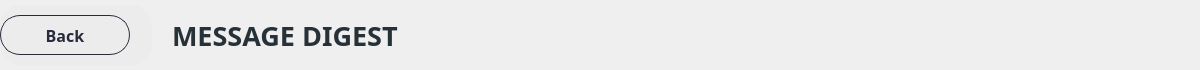
            <widget class="QWidget" name="widget_44" native="true">
             <property name="minimumSize">
              <size>
               <width>1200</width>
               <height>70</height>
              </size>
             </property>
             <property name="maximumSize">
              <size>
               <width>16777215</width>
               <height>70</height>
              </size>
             </property>
             <property name="styleSheet">
              <string notr="true"/>
             </property>
             <widget class="QWidget" name="widget_111" native="true">
              <property name="geometry">
               <rect>
                <x>0</x>
                <y>5</y>
                <width>152</width>
                <height>60</height>
               </rect>
              </property>
              <property name="minimumSize">
               <size>
                <width>0</width>
                <height>60</height>
               </size>
              </property>
              <property name="maximumSize">
               <size>
                <width>16777215</width>
                <height>60</height>
               </size>
              </property>
              <property name="styleSheet">
               <string notr="true">color:rgb(65,155,249);
background-color: rgb(237, 236, 237);
border-radius: 20px;</string>
              </property>
              <layout class="QHBoxLayout" name="horizontalLayout_51">
               <item alignment="Qt::AlignLeft">
                <widget class="QPushButton" name="btn_backMSDigest">
                 <property name="minimumSize">
                  <size>
                   <width>130</width>
                   <height>40</height>
                  </size>
                 </property>
                 <property name="maximumSize">
                  <size>
                   <width>130</width>
                   <height>40</height>
                  </size>
                 </property>
                 <property name="font">
                  <font>
                   <family>Bahnschrift SemiBold</family>
                   <pointsize>12</pointsize>
                   <weight>75</weight>
                   <bold>true</bold>
                  </font>
                 </property>
                 <property name="cursor">
                  <cursorShape>PointingHandCursor</cursorShape>
                 </property>
                 <property name="styleSheet">
                  <string notr="true">QPushButton {    
    border: 1px solid rgba(40,43,61,255) ;
    border-radius: 20px;
    padding: 5px 10px;
	color: rgba(40,43,61,255) ;
}

QPushButton:hover {
    background-color: ;
}
</string>
                 </property>
                 <property name="text">
                  <string>Back</string>
                 </property>
                 <property name="icon">
                  <iconset>
                   <normaloff>../icons/icons8-go-back-45.png</normaloff>../icons/icons8-go-back-45.png</iconset>
                 </property>
                 <property name="iconSize">
                  <size>
                   <width>35</width>
                   <height>35</height>
                  </size>
                 </property>
                </widget>
               </item>
              </layout>
             </widget>
             <widget class="QLabel" name="label_headofMessageDigest">
              <property name="geometry">
               <rect>
                <x>152</x>
                <y>15</y>
                <width>500</width>
                <height>40</height>
               </rect>
              </property>
              <property name="minimumSize">
               <size>
                <width>500</width>
                <height>40</height>
               </size>
              </property>
              <property name="maximumSize">
               <size>
                <width>500</width>
                <height>40</height>
               </size>
              </property>
              <property name="font">
               <font>
                <family>Bahnschrift SemiBold</family>
                <pointsize>20</pointsize>
                <weight>75</weight>
                <bold>true</bold>
               </font>
              </property>
              <property name="styleSheet">
               <string notr="true">color: rgb(38, 50, 56);</string>
              </property>
              <property name="text">
               <string>MESSAGE DIGEST</string>
              </property>
              <property name="alignment">
               <set>Qt::AlignLeading|Qt::AlignLeft|Qt::AlignVCenter</set>
              </property>
              <property name="indent">
               <number>20</number>
              </property>
             </widget>
            </widget>
